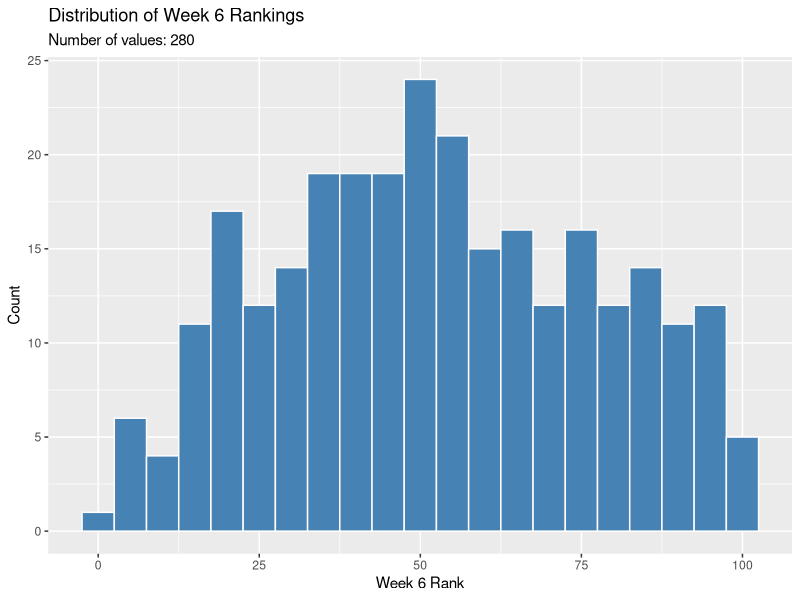
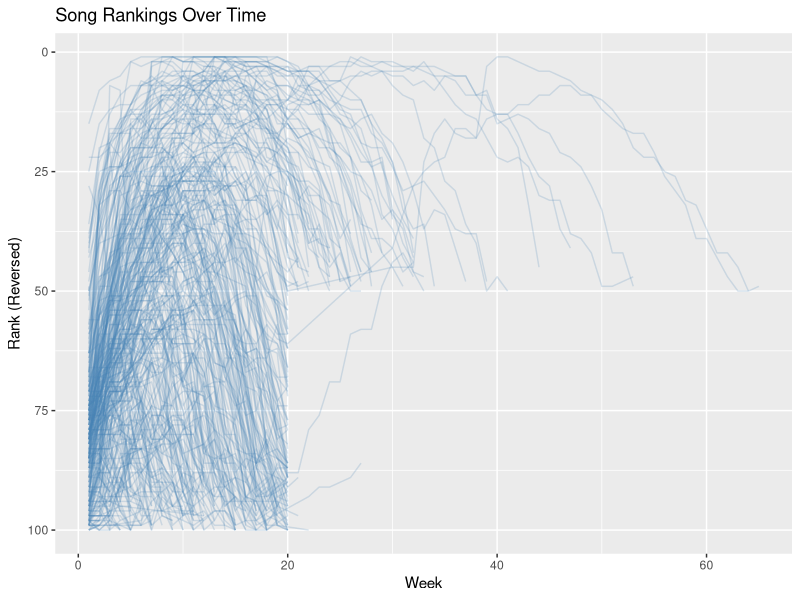
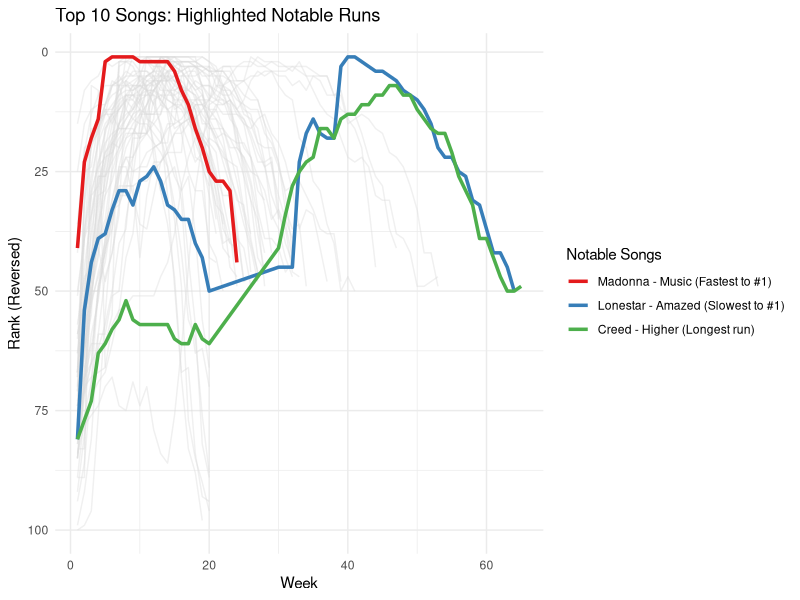

Write the R code that produced these figures, in order.
## ---- chunk 1
#| message: false
library(tidyverse)

billboard |> 
  select(artist, track, date.entered, wk1:wk4)
## ---- chunk 2
ggplot(billboard, aes(x = wk6)) +
  geom_histogram(binwidth = 5, fill = "steelblue", color = "white") +
  labs(
    title = "Distribution of Week 6 Rankings",
    subtitle = paste0("Number of values: ", sum(!is.na(billboard$wk6))),
    x = "Week 6 Rank",
    y = "Count"
  )
## ---- chunk 3
billboard |> 
  select(wk1, wk4, wk10, wk20, wk40, wk76) |> 
  pivot_longer(
    cols = everything(), 
    names_to = "week", 
    values_to = "rank"
  ) |> 
  mutate(week = factor(week, levels = c("wk1", "wk4", "wk10", "wk20", "wk40", "wk76"))) |> 
  group_by(week) |> 
  summarise(
    present = sum(!is.na(rank)),
    missing = sum(is.na(rank))
  )
## ---- chunk 4
billboard |> 
  pivot_longer(
    cols = starts_with("wk"), 
    names_to = "week", 
    names_prefix = "wk", 
    values_to = "rank", 
    values_drop_na = FALSE
  ) |> 
  mutate(week = as.integer(week)) |> 
  group_by(artist, track) |> 
  summarise(
    re_entered = any(is.na(rank) & week < max(week[!is.na(rank)])), 
    .groups = "drop"
  ) |> 
  count(re_entered)
## ---- chunk 5
billboard_long <- billboard |> 
  pivot_longer(
    cols = starts_with("wk"), 
    names_to = "week", 
    names_prefix = "wk", 
    values_to = "rank", 
    values_drop_na = TRUE
  ) |> 
  mutate(week = as.integer(week))

ggplot(billboard_long, aes(x = week, y = rank, group = interaction(artist, track))) +
  geom_line(alpha = 0.2, color = "steelblue") +
  scale_y_reverse() +
  labs(
    title = "Song Rankings Over Time",
    x = "Week",
    y = "Rank (Reversed)"
  )
## ---- chunk 6
# Create song-level summary
song_summary <- billboard_long |> 
  group_by(artist, track) |> 
  summarise(
    first_rank = rank[week == min(week)],
    best_rank = min(rank),
    first_week_at_best = min(week[rank == best_rank]),
    total_weeks = n(),
    .groups = "drop"
  )

# Display a preview of the song summary
head(song_summary, 10)

# Identify three notable songs
fastest_no1 <- song_summary |> 
  filter(best_rank == 1) |> 
  slice_min(first_week_at_best, n = 1) |> 
  mutate(category = "Fastest to reach #1")

slowest_no1 <- song_summary |> 
  filter(best_rank == 1) |> 
  slice_max(first_week_at_best, n = 1) |> 
  mutate(category = "Slowest to reach #1")

longest_top10 <- song_summary |> 
  filter(best_rank <= 10) |> 
  slice_max(total_weeks, n = 1) |> 
  mutate(category = "Top-10 with longest run")

# Combine and print the results
bind_rows(fastest_no1, slowest_no1, longest_top10) |> 
  select(category, artist, track, first_rank, best_rank, first_week_at_best, total_weeks)
## ---- chunk 7
#| cache: true
# Filter for songs that reached the top 10
top10_songs <- billboard_long |> 
  group_by(artist, track) |> 
  filter(min(rank) <= 10) |> 
  ungroup() |> 
  mutate(
    highlight = case_when(
      artist == "Madonna" & track == "Music" ~ "Madonna - Music (Fastest to #1)",
      artist == "Lonestar" & track == "Amazed" ~ "Lonestar - Amazed (Slowest to #1)",
      artist == "Creed" & track == "Higher" ~ "Creed - Higher (Longest run)",
      TRUE ~ "Other Top 10"
    )
  )

# Plot top-10 songs, highlighting the three notable ones
ggplot() +
  geom_line(
    data = filter(top10_songs, highlight == "Other Top 10"),
    aes(x = week, y = rank, group = interaction(artist, track), color = highlight),
    alpha = 0.4, linewidth = 0.5
  ) +
  geom_line(
    data = filter(top10_songs, highlight != "Other Top 10"),
    aes(x = week, y = rank, group = interaction(artist, track), color = highlight),
    alpha = 1, linewidth = 1.2
  ) +
  scale_y_reverse() +
  scale_color_manual(
    name = "Notable Songs",
    values = c(
      "Madonna - Music (Fastest to #1)" = "#E41A1C",
      "Lonestar - Amazed (Slowest to #1)" = "#377EB8",
      "Creed - Higher (Longest run)" = "#4DAF4C",
      "Other Top 10" = "gray85"
    ),
    breaks = c(
      "Madonna - Music (Fastest to #1)",
      "Lonestar - Amazed (Slowest to #1)",
      "Creed - Higher (Longest run)"
    )
  ) +
  labs(
    title = "Top 10 Songs: Highlighted Notable Runs",
    x = "Week",
    y = "Rank (Reversed)"
  ) +
  theme_minimal()
